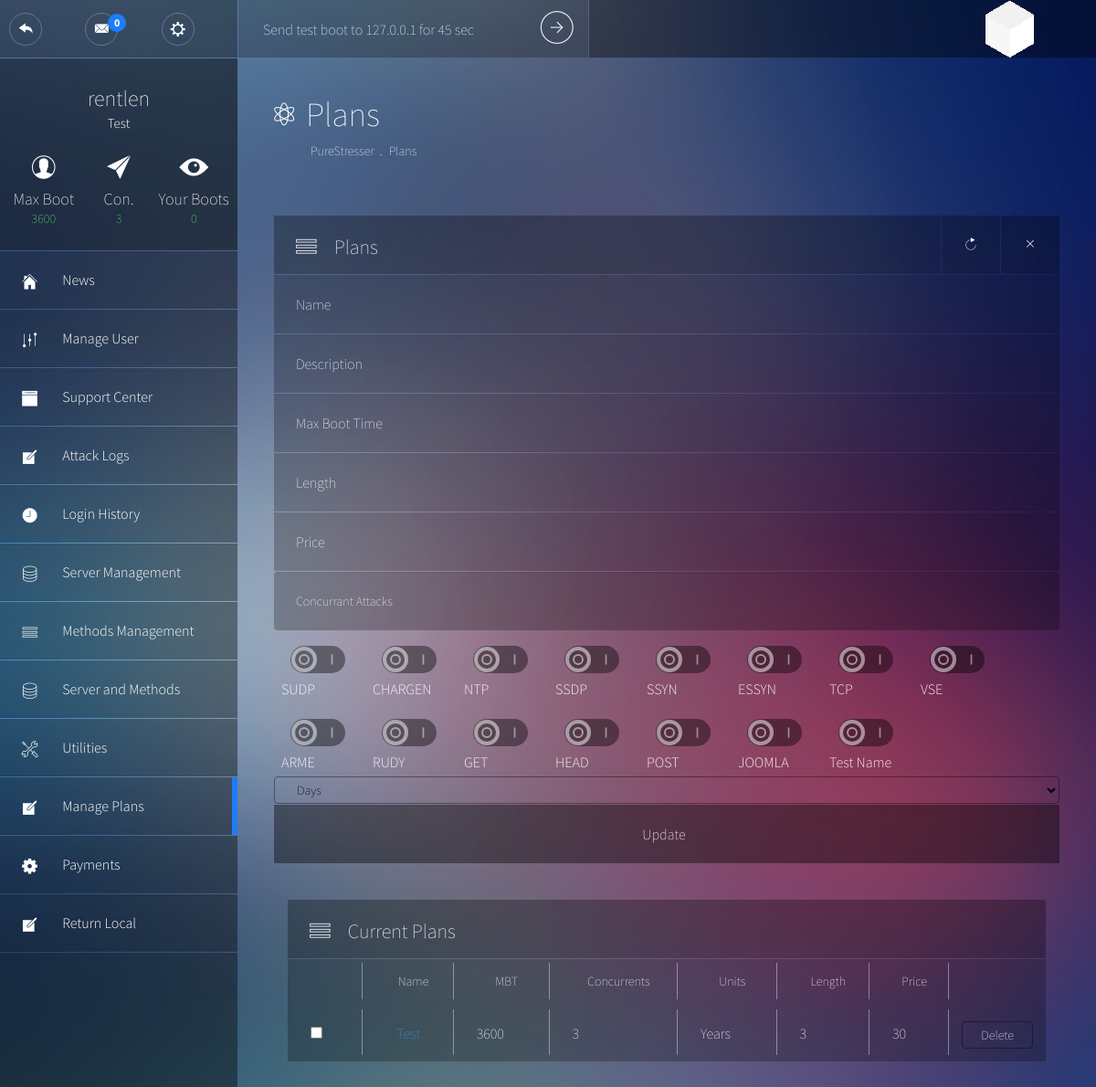
The app's page /admin/plans.php (signed in) with its own data.
### tables this page shows
CREATE TABLE `users` (
  `ID` int(11) NOT NULL,
  `username` varchar(26) NOT NULL,
  `password` varchar(40) NOT NULL,
  `email` varchar(50) NOT NULL,
  `rank` int(11) NOT NULL DEFAULT '0',
  `membership` int(11) NOT NULL,
  `max_boots` tinyint(2) NOT NULL DEFAULT '0',
  `expire` int(11) NOT NULL,
  `status` int(11) NOT NULL,
  `test_boot` int(16) DEFAULT NULL
);

CREATE TABLE `plans` (
  `ID` int(11) NOT NULL,
  `name` varchar(50) NOT NULL,
  `description` text NOT NULL,
  `mbt` int(11) NOT NULL,
  `max_boots` tinyint(2) NOT NULL DEFAULT '1',
  `unit` varchar(10) NOT NULL,
  `length` int(11) NOT NULL,
  `price` float NOT NULL,
  `allowed_methods` text
);

CREATE TABLE `boot_methods` (
  `method` varchar(32) NOT NULL,
  `friendly_name` varchar(32) NOT NULL,
  `active` enum('0','1') NOT NULL DEFAULT '1'
);

### includes/init.php (called while the page is built, shortened)
<?php
require 'functions.php';
$stats = new stats;

### includes/functions.php (called while the page is built, shortened)
<?php
class stats
{
	function totalBootsForUser($odb, $user)
	{
		$SQL = $odb -> prepare("SELECT COUNT(*) FROM `logs` WHERE `user` = :user");
		$SQL -> execute(array(":user" => $user));
		return $SQL->fetchColumn(0);
	}
}

### admin/plans.php (the view, shortened to what this page needs)
<?php
require_once '../includes/db.php';
require_once '../includes/init.php';
$currentPage = "admin_plans";
$pageon = "Plans";
$plansql = $odb -> prepare("SELECT `users`.*,`plans`.`name`, `plans`.`mbt`,`plans`.`max_boots` AS `pboots` FROM `users`, `plans` WHERE `plans`.`ID` = `users`.`membership` AND `users`.`ID` = :id LIMIT 1");
$plansql -> execute(array(":id" => $_SESSION['ID']));
$userInfo = $plansql -> fetch(PDO::FETCH_ASSOC);
?>
<!DOCTYPE html>
<html lang="en">
<head><meta http-equiv="Content-Type" content="text/html; charset=windows-1252">
	<link rel="stylesheet" type="text/css" href="../css/bootstrap.min.css">
	<link rel="stylesheet" type="text/css" href="../css/main.min.css">
</head>
<body>
	<header class="top-bar">
		<?php include "../includes/template/header.php"; ?>
	</header>
	<div class="wrapper">
		<aside class="sidebar">
			<?php include "../includes/template/sidebar.php"; ?>
		</aside>
		<section class="content">
			<header class="main-header">
				<div class="main-header__nav">
					<h1 class="main-header__title">
						<i class="pe-7f-science"></i>
						<span> <?php echo $pageon ?></span>
					</h1>
					<ul class="main-header__breadcrumb">
						<li><a href="#" onclick="return false;"><?php include '../includes/name.php'; ?></a></li>
						<li><a href="#" onclick="return false;"><?php echo $pageon ?></a></li>
					</ul>
				</div>
			</header>
				<div class="row">
 <form action="" method="POST">
					<div class="col-md-12">
						<article class="widget widget__form">
							<header class="widget__header">
								<div class="widget__title">
									<i class="pe-7s-menu"></i><h3><?php echo $pageon ?></h3>
								</div>
								<div class="widget__config">
									<a href="#"><i class="pe-7f-refresh"></i></a>
									<a href="#"><i class="pe-7s-close"></i></a>
								</div>
							</header>
							<div class="widget__content">
								  <input placeholder="Name" name="nameAdd" maxlength="50" type="text"/>
								<input placeholder="Description" name="descriptionAdd" maxlength="50" type="text"/>
								<input placeholder="Max Boot Time" name="mbt" type="text"/>
								<input placeholder="Length" name="lengthAdd" type="text"/>
								<input placeholder="Price" name="price" type="text"/>
								<input class="form-control" placeholder="Concurrant Attacks" name="attacks" type="text"/>
<?php
$fetchmethods = $odb->query("select * from boot_methods");
while ($row = $fetchmethods->fetch(PDO::FETCH_ASSOC)) {
		echo "<div style='float:left;padding:8px;height:80px; width:100px;'>
		 <input id='switch-". $row['method'] . "' class=\"form-control sw\" type=\"checkbox\" name=\"methods[]\" value=\"" . $row['method'] . "\">
		 <label class='switch2 blue' for='switch-". $row['friendly_name'] . "'></label>
		 <label for='switch-". $row['method'] . "' >" . $row['friendly_name']. "</label>
		 </div>";
}
?>
								<select name="unit" class="btn btn-block dropdown-toggle" style='color:#000'>
                                                                                <option selected="selected" value="Days">Days</option>
                                </select>
								<button type="submit" name="addBtn">Update</button>
						</div>
					</div>
					</div>
					<div class="col-md-12">
						<article class="widget">
							<header class="widget__header">
								<div class="widget__title" style="width:100%">
									<i class="pe-7s-menu"></i><h3>Current Plans</h3>
								</div>
							</header>
							<div class="widget__content table-responsive">
								<table class="table table-striped media-table">
									  	<thead>
									  		<tr>
													<th><center></th>
                                                    <th><center>Name</th>
                                                    <th><center>MBT</th>
													<th><center>Concurrents</th>
                                                    <th><center>Units</th>
													<th><center>Length</th>
													<th><center>Price</th>
													<th></th>
                                                </tr>
                                            </thead>
											<tbody>
<?php
				  $SQLSelect = $odb -> query("SELECT * FROM `plans` ORDER BY `price` ASC");
				  while ($show = $SQLSelect -> fetch(PDO::FETCH_ASSOC))
				  {
					$planName = $show['name'];
					$mbtShow = $show['mbt'];
					$max_bootsShow = $show['max_boots'];
					$unitShow = $show['unit'];
					$lengthShow = $show['length'];
					$priceShow = $show['price'];
					$rowID = $show['ID'];
					echo '<tr><td><input type="checkbox" class="simple_form" name="deleteCheck[]" value="'.$rowID.'"/></td><td><center><a href="editplan.php?id='.$rowID.'">'.htmlentities($planName).'</a></center></td><td>'.$mbtShow.'</td><td>'.$max_bootsShow.'</td><td>'.$unitShow.'</td><td>'.$lengthShow.'</td><td>'.$priceShow.'</td><td><form method="POST"><input style="float:right;margin-top:6px;" type="submit" name="deleteBtn" value="Delete" class="btn btn--primary" /></form></td></tr>';
				  }
				  ?>
								</tbody>
										</table>
							</div>
						</article>
					</div>
		</section>
	</div>
</body>
</html>

### includes/template/sidebar.php (shortened to what this page needs)
<?php
global $userInfo;
$currentPage = (isset($currentPage) ? $currentPage : "");
$adminPanel = (isset($currentPage) && substr($currentPage, 0, 6) === "admin_");
if ( $adminPanel === false )
{
?>
			<div class="user-info">
				<br /><br />
					<!--<figure class="rounded-image profile__img">
						<img class="media-object" src="img/profile.jpg" alt="user">
					</figure>
					--><h2 class="user-info__name"><?php echo htmlentities($_SESSION['username']); ?></h2>
					<h3 class="user-info__role"><?php echo ( isset($userInfo['name']) && !empty($userInfo['name']) ? $userInfo['name'] : "No Plan" ); ?></h3>
					<ul class="user-info__numbers">
						<li>
							<i class="pe-7f-user"></i>
							<p>Max Boot</p>
							<p><?php echo $userInfo['mbt']; ?></p>
						</li>
						<li>
							<i class="pe-7f-paper-plane"></i>
							<p>Con.</p>
							<p><?php echo ($userInfo['max_boots']+$userInfo['pboots']); ?></p>
						</li>
						<li>
							<i class="pe-7g-watch"></i>
							<p>Your Boots</p>
							<p><?php echo $stats -> totalBootsForUser($odb, $_SESSION['username']); ?></p>
						</li>
					</ul>
				</div>
				<ul class="main-nav">
					<li<?php echo ($currentPage === "dashboard" ? ' class="main-nav--active"' : ''); ?>>
						<a class="main-nav__link" href="index.php">
							<span class="main-nav__icon"><i class="pe-7f-home"></i></span>
							Dashboard
						</a>
					</li>
					<li<?php echo ($currentPage === "account" ? ' class="main-nav--active"' : ''); ?>>
						<a class="main-nav__link" href="profile.php">
							<span class="main-nav__icon"><i class="pe-7f-user"></i></span>
							Your Account
						</a>
					</li>
					<li<?php echo ($currentPage === "news" ? ' class="main-nav--active"' : ''); ?>>
						<a class="main-nav__link" href="news.php">
							<span class="main-nav__icon"><i class="pe-7s-news-paper"></i></span>
							Latest News
						</a>
					</li>
<?php
if ($user->hasMembership($odb)) {
?>
					<li<?php echo ($currentPage === "booter" ? ' class="main-nav--active"' : ''); ?>>
						<a class="main-nav__link" href="booter.php">
							<span class="main-nav__icon"><i class="pe-7f-edit"></i></span>
							Booter
						</a>
					</li>
					<li class="main-nav--collapsible<?php echo ($currentPage === "tools" ? ' main-nav--active' : ''); ?>">
						<a class="main-nav__link" href="#" onclick="return false;">
							<span class="main-nav__icon"><i class="pe-7f-tools"></i></span>
							Tools <span class="badge badge--line badge--blue">4</span>
						</a>
						<ul class="main-nav__submenu">
							<li><a href="resolver.php"><span>Resolvers</span></a></li>
							<li><a href="iplogger.php"><span>IP Logger</span></a></li>
							<li><a href="isitup.php"><span>Website Status Checker</span></a></li>
							<li><a href="portscan.php"><span>Port Scan</span></a></li>
						</ul>
					</li>
<?php } ?>
					<li<?php echo ($currentPage === "<?php echo URL; ?>support" ? ' class="main-nav--active"' : ''); ?>>
						<a class="main-nav__link" href="support.php">
							<span class="main-nav__icon"><i class="pe-7f-browser"></i></span>
							Support Center
						</a>
					</li>
					<li<?php echo ($currentPage === "purchase" ? ' class="main-nav--active"' : ''); ?>>
						<a class="main-nav__link" href="purchase.php">
							<span class="main-nav__icon"><i class="pe-7f-note"></i></span>
							Purchase
						</a>
					</li>
					<?PHP	if ($user -> isAdmin($odb))	{
						?>
						<li>
						<a class="main-nav__link" href="admin/index.php">
							<span class="main-nav__icon"><i class="pe-7f-note"></i></span>
							Administrator
						</a>
					</li>
                        <?php
						}
						?>
				</ul>
<?php
}
else
{
?>
			<div class="user-info"><br /><br />
					<h2 class="user-info__name"><?php echo htmlentities($_SESSION['username']); ?></h2>
					<h3 class="user-info__role"><?php echo ( isset($userInfo['name']) && !empty($userInfo['name']) ? $userInfo['name'] : "No Plan" ); ?></h3>
					<ul class="user-info__numbers">
						<li>
							<i class="pe-7f-user"></i>
							<p>Max Boot</p>
							<p><?php echo $userInfo['mbt']; ?></p>
						</li>
						<li>
							<i class="pe-7f-paper-plane"></i>
							<p>Con.</p>
							<p><?php echo ($userInfo['max_boots']+$userInfo['pboots']); ?></p>
						</li>
						<li>
							<i class="pe-7g-watch"></i>
							<p>Your Boots</p>
							<p><?php echo $stats -> totalBootsForUser($odb, $_SESSION['username']); ?></p>
						</li>
					</ul>
				</div>
				<ul class="main-nav">
					<li<?php echo ($currentPage === "admin_index" ? ' class="main-nav--active"' : ''); ?>>
						<a class="main-nav__link" href="index.php">
							<span class="main-nav__icon"><i class="pe-7f-home"></i></span>
							News
						</a>
					</li>
					<li<?php echo ($currentPage === "admin_user" ? ' class="main-nav--active"' : ''); ?>>
						<a class="main-nav__link" href="edituser.php">
							<span class="main-nav__icon"><i class="pe-7f-edit"></i></span>
							Manage User
						</a>
					</li>
					<li<?php echo ($currentPage === "admin_support" ? ' class="main-nav--active"' : ''); ?>>
						<a class="main-nav__link" href="support.php">
							<span class="main-nav__icon"><i class="pe-7f-browser"></i></span>
							Support Center
						</a>
					</li>
					<li<?php echo ($currentPage === "admin_attacks" ? ' class="main-nav--active"' : ''); ?>>
						<a class="main-nav__link" href="attacklogs.php">
							<span class="main-nav__icon"><i class="pe-7f-note"></i></span>
							Attack Logs
						</a>
					</li>
					<li<?php echo ($currentPage === "admin_logins" ? ' class="main-nav--active"' : ''); ?>>
						<a class="main-nav__link" href="logins.php">
							<span class="main-nav__icon"><i class="pe-7f-clock"></i></span>
							Login History
						</a>
					</li>
					<li<?php echo ($currentPage === "admin_servers" ? ' class="main-nav--active"' : ''); ?>>
						<a class="main-nav__link" href="servers.php">
							<span class="main-nav__icon"><i class="pe-7s-server"></i></span>
							Server Management
						</a>
					</li>
					<li<?php echo ($currentPage === "admin_methods" ? ' class="main-nav--active"' : ''); ?>>
						<a class="main-nav__link" href="methods.php">
							<span class="main-nav__icon"><i class="pe-7s-menu"></i></span>
							Methods Management
						</a>
					</li>
					<li<?php echo ($currentPage === "admin_sm" ? ' class="main-nav--active"' : ''); ?>>
						<a class="main-nav__link" href="status.php">
							<span class="main-nav__icon"><i class="pe-7s-server"></i></span>
							Server and Methods
						</a>
					</li>
					<li<?php echo ($currentPage === "admin_utilities" ? ' class="main-nav--active"' : ''); ?>>
						<a class="main-nav__link" href="utilities.php">
							<span class="main-nav__icon"><i class="pe-7s-tools"></i></span>
							Utilities
						</a>
					</li>
						<li<?php echo ($currentPage === "admin_plans" ? ' class="main-nav--active"' : ''); ?>>
						<a class="main-nav__link" href="plans.php">
							<span class="main-nav__icon"><i class="pe-7f-note"></i></span>
							Manage Plans
						</a>
						</li>
						<li<?php echo ($currentPage === "admin_payments" ? ' class="main-nav--active"' : ''); ?>>
						<a class="main-nav__link" href="payments.php">
							<span class="main-nav__icon"><i class="pe-7f-config"></i></span>
							Payments
						</a>
						</li>
						<li>
						<a class="main-nav__link" href="../index.php">
							<span class="main-nav__icon"><i class="pe-7f-note"></i></span>
							Return Local
						</a>
					</li>
				</ul>
				<div style="height:250px;"></div>
<?php
}

### records on screen
users: plans.name "Test", plans.mbt "3600", plans.max_boots "3"
boot_methods: friendly_name "SUDP"
boot_methods: friendly_name "CHARGEN"
boot_methods: friendly_name "NTP"
boot_methods: friendly_name "SSDP"
boot_methods: friendly_name "SSYN"
boot_methods: friendly_name "ESSYN"
boot_methods: friendly_name "TCP"
boot_methods: friendly_name "VSE"
boot_methods: friendly_name "ARME"
boot_methods: friendly_name "RUDY"
boot_methods: friendly_name "GET"
boot_methods: friendly_name "HEAD"
boot_methods: friendly_name "POST"
boot_methods: friendly_name "JOOMLA"
boot_methods: friendly_name "Test Name"
plans: name "Test", mbt "3600", max_boots "3", unit "Years", length "3", price "30"

### other values on screen
getUsersOpenedTickets() "0"
$_SESSION['username'] "rentlen"
$stats -> totalBootsForUser($odb, $_SESSION['username']) "0"
$pageon "Plans"
